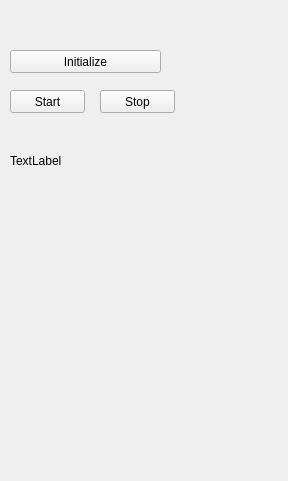
<?xml version="1.0" encoding="UTF-8"?>
<ui version="4.0">
 <class>MainWidget</class>
 <widget class="QWidget" name="MainWidget">
  <property name="geometry">
   <rect>
    <x>0</x>
    <y>0</y>
    <width>288</width>
    <height>481</height>
   </rect>
  </property>
  <property name="windowTitle">
   <string>Form</string>
  </property>
  <widget class="QPushButton" name="initializeButton">
   <property name="geometry">
    <rect>
     <x>10</x>
     <y>50</y>
     <width>151</width>
     <height>23</height>
    </rect>
   </property>
   <property name="text">
    <string>Initialize</string>
   </property>
  </widget>
  <widget class="QLabel" name="positionLabel">
   <property name="geometry">
    <rect>
     <x>10</x>
     <y>150</y>
     <width>261</width>
     <height>21</height>
    </rect>
   </property>
   <property name="text">
    <string>TextLabel</string>
   </property>
  </widget>
  <widget class="QPushButton" name="pushButton">
   <property name="geometry">
    <rect>
     <x>10</x>
     <y>90</y>
     <width>75</width>
     <height>23</height>
    </rect>
   </property>
   <property name="text">
    <string>Start</string>
   </property>
  </widget>
  <widget class="QPushButton" name="pushButton_2">
   <property name="geometry">
    <rect>
     <x>100</x>
     <y>90</y>
     <width>75</width>
     <height>23</height>
    </rect>
   </property>
   <property name="text">
    <string>Stop</string>
   </property>
  </widget>
 </widget>
 <resources/>
 <connections>
  <connection>
   <sender>pushButton</sender>
   <signal>clicked()</signal>
   <receiver>MainWidget</receiver>
   <slot>startClicked()</slot>
   <hints>
    <hint type="sourcelabel">
     <x>68</x>
     <y>100</y>
    </hint>
    <hint type="destinationlabel">
     <x>260</x>
     <y>101</y>
    </hint>
   </hints>
  </connection>
  <connection>
   <sender>pushButton_2</sender>
   <signal>clicked()</signal>
   <receiver>MainWidget</receiver>
   <slot>stopClicked()</slot>
   <hints>
    <hint type="sourcelabel">
     <x>150</x>
     <y>106</y>
    </hint>
    <hint type="destinationlabel">
     <x>223</x>
     <y>127</y>
    </hint>
   </hints>
  </connection>
  <connection>
   <sender>initializeButton</sender>
   <signal>clicked()</signal>
   <receiver>MainWidget</receiver>
   <slot>initializeClicked()</slot>
   <hints>
    <hint type="sourcelabel">
     <x>148</x>
     <y>60</y>
    </hint>
    <hint type="destinationlabel">
     <x>240</x>
     <y>62</y>
    </hint>
   </hints>
  </connection>
 </connections>
 <slots>
  <slot>startClicked()</slot>
  <slot>stopClicked()</slot>
  <slot>initializeClicked()</slot>
 </slots>
</ui>
